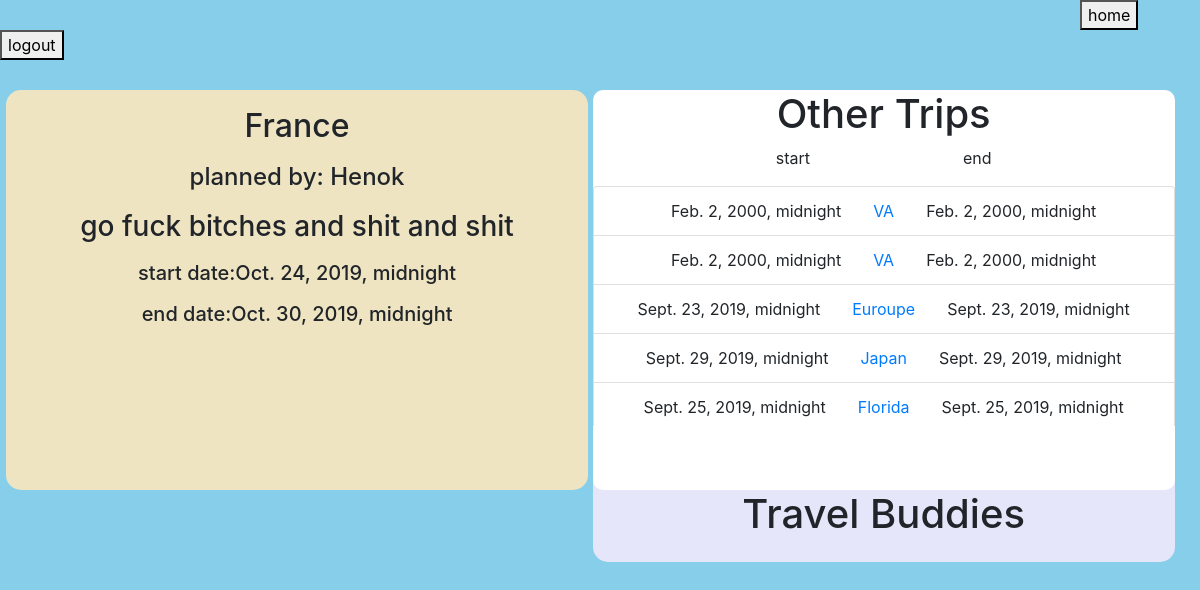
The app's page /trip/11 (signed in) with its own data.
### python_exam_app/models.py (models this page shows, shortened)
class Trip(models.Model):
    destination =  models.CharField(max_length=255)
    start_date = created_at = models.DateTimeField()
    end_date = created_at = models.DateTimeField()
    plan = models.TextField()
    planner = models.ForeignKey(User, related_name='trips', on_delete=models.CASCADE)
    created_at = models.DateTimeField(auto_now_add=True)
    updated_at = models.DateTimeField(auto_now_add=True)
    buddies = models.ManyToManyField(User, related_name="trip")
    objects = TripManager()

class User(models.Model):
    name = models.CharField(max_length=255)
    alias = models.CharField(max_length=255)
    email = models.CharField(max_length=255)
    password = models.CharField(max_length=255)
    created_at = models.DateTimeField(auto_now_add=True)
    updated_at = models.DateTimeField(auto_now_add=True)
    objects = UserManager()

### python_exam_app/views.py (the view)
# urls.py: path('trip/<int:number>', views.trip_info),
def trip_info(request, number):
    if 'id' not in request.session:
        return redirect('/')
    else:
        this_trip = Trip.objects.get(id=number)
        this_trip_buddies = this_trip.buddies.exclude(id = request.session['id'])
        all_trips = Trip.objects.all().order_by('created_at')
        context = {
            'this_trip' : this_trip,
            'this_trip_buddies' : this_trip_buddies,
            'all_trips' : all_trips,
        }
    return render(request, 'trip_info.html', context)

### python_exam_app/templates/trip_info.html (shortened to what this page needs)
<!DOCTYPE html>
<html lang="en">
<head>
    <link rel="stylesheet" href="https://stackpath.bootstrapcdn.com/bootstrap/4.3.1/css/bootstrap.min.css">
</head>
<body>
    <div id="maincontainer" >
        <a  id="logout_button" href="/travels"><button>home</button></a>
        <a  href="/logout"><button>logout</button></a>
        <br>
        <div id="reviews_container">
            <div class="inline" id="my_reviews">
                <h2>{{this_trip.destination}}</h3>
                <h4>planned by: {{this_trip.planner.name}}</h4>
                <h3>{{this_trip.plan}}</h3>
                <h5>start date:{{this_trip.start_date}}</h5>
                <h5>end date:{{this_trip.end_date}}</h5>
            </div>
            <div class="inline " id="all_reviews">
                <div class="inline" id="other_books_container">
                        <h1>Other Trips</h1>
                        <p>start &emsp;&emsp;&emsp;&emsp;&emsp;&emsp;&emsp;&emsp;&emsp; end</p>
                        <div id="list_of_books">
                            <ul class="list-group">
                                {% for trip in all_trips %}
                                    <li class="list-group-item">{{trip.start_date}}&emsp;&emsp;<a href="/trip/{{trip.id}}">{{trip.destination}}</a>&emsp;&emsp;{{trip.start_date}}</li>
                                {% endfor %}
                            </ul>
                        </div>
                    </div>
                <div >
                    <h1>Travel Buddies</h1>
                </div>
            </div>
        </div>
    </div>
    </body>
</html>

### python_exam_app/templates/trip_info.html (style rules this page uses)
#maincontainer { background-color: skyblue; min-height: 1000px; }
ul { list-style-type: none; }
h1 { display: inline-block; }
h2,h3,h4,h5 { margin: 3%; }
#logout_button { margin-left: 90%; }
#reviews_container { width: 99%; margin: 30px auto; }
#my_reviews { background-color: #eee4c2; }
#all_reviews { background-color: lavender; }
.inline { display: inline-block; width: 49%; vertical-align: top; text-align: center; border-radius: 15px; min-height: 400px; }
#other_books_container { width: 100%; height: 300px; background-color: #fff; border-radius: 10px; }
#list_of_books { width: 100%; height: 240px; overflow: auto; }
#list_of_books ul { list-style-type: none; }
* { -webkit-box-sizing: content-box; -moz-box-sizing: content-box; box-sizing: content-box; }
*:before,*:after { -webkit-box-sizing: content-box; -moz-box-sizing: content-box; box-sizing: content-box; }

### records on screen
Trip: destination "France", planner.name "Henok", plan "go fuck bitches and shit and shit", start_date "Oct. 24, 2019, midnight", end_date "Oct. 30, 2019, midnight"
Trip: start_date "Feb. 2, 2000, midnight", destination "VA"
Trip: start_date "Feb. 2, 2000, midnight", destination "VA"
Trip: start_date "Sept. 23, 2019, midnight", destination "Euroupe"
Trip: start_date "Sept. 29, 2019, midnight", destination "Japan"
Trip: start_date "Sept. 25, 2019, midnight", destination "Florida"
